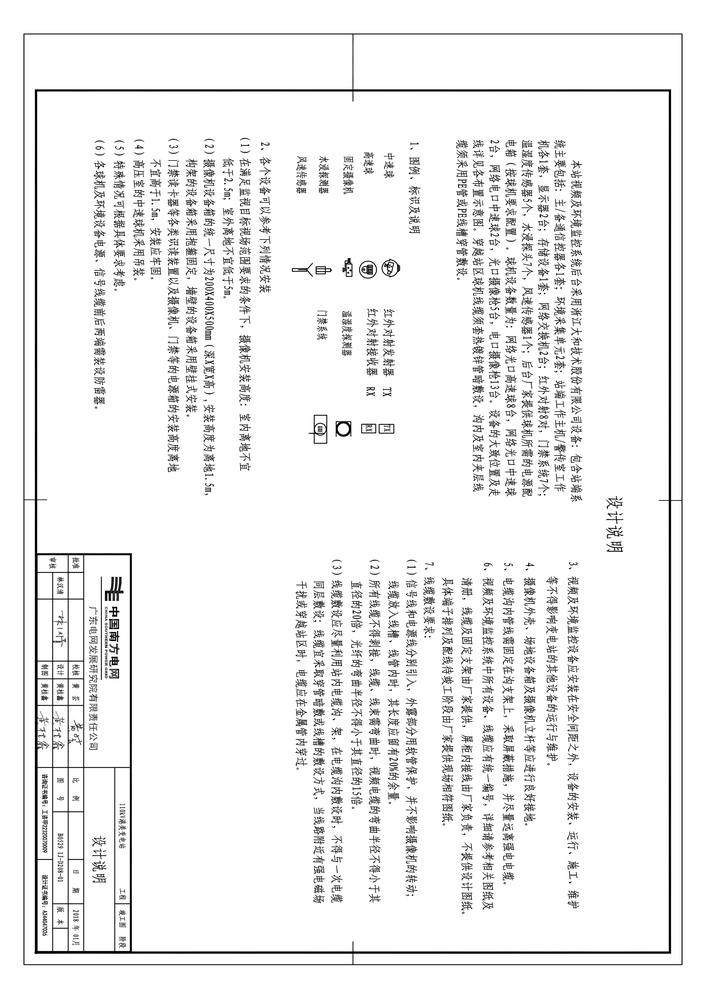
#> input picture imgs/1.png, 706 x 999 px, shrunk from 2975 x 4210 before the run
$ python test2.py
#> lines starting #> are read from the running program, lines starting #| are printed output that depends on the picture
from PIL import Image
img=Image.open('./imgs/1.png')
#> img is the input picture: PIL image 706x999 RGB; min 0, max 255, mean 240.1
w=img.size[0]
#> w = 706
h=img.size[1]
#> h = 999
result=img.crop((0,0,w*0.5,h*0.5))
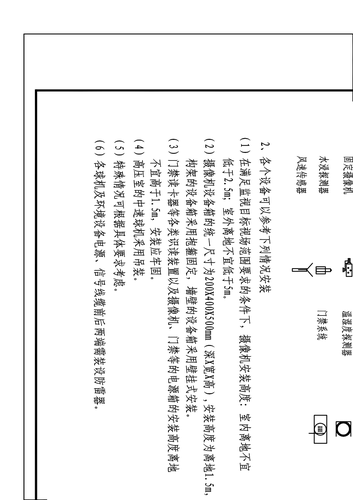
#> result: PIL image 353x500 RGB; min 0, max 255, mean 241.3
result.save('p.png')

$ run again, with imgs/0.png copied over imgs/1.png
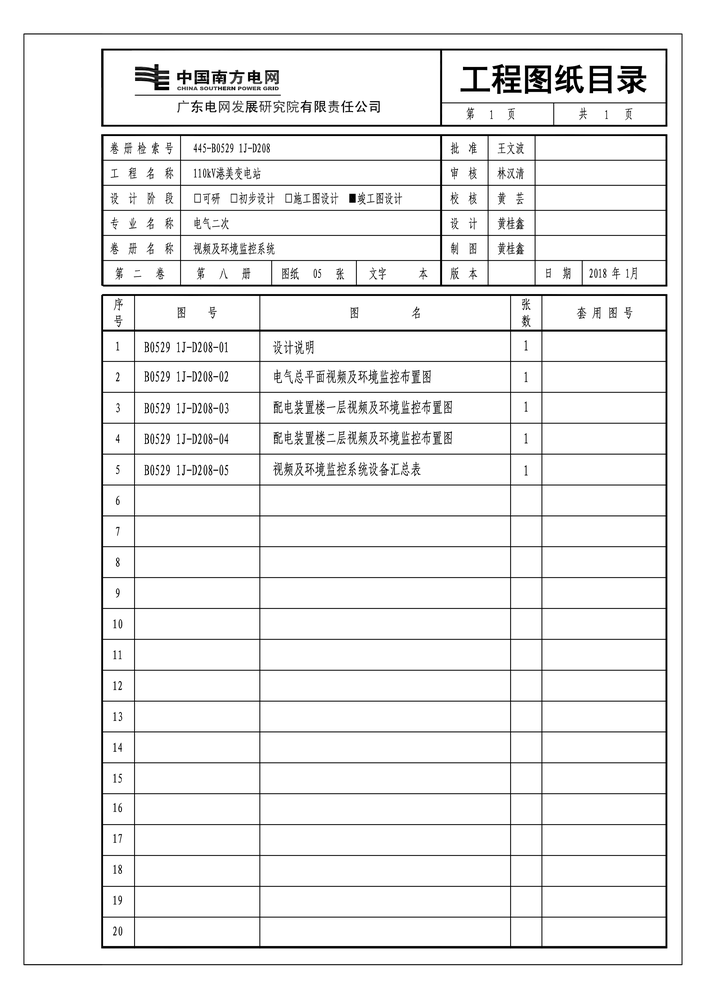
#> input picture imgs/0.png, 706 x 999 px, shrunk from 2975 x 4210 before the run
#> img is the input picture: PIL image 706x999 RGB; min 0, max 255, mean 239.6
#> `result=img.crop((0,0,w*0.5,h*0.5))`:
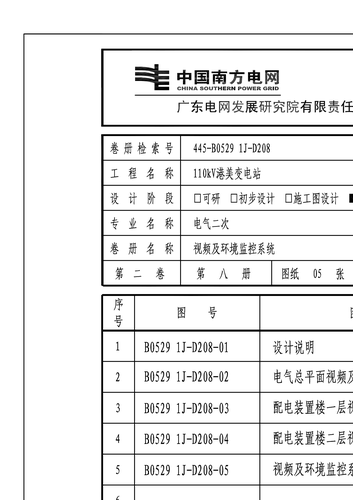
#> result: PIL image 353x500 RGB; min 0, max 255, mean 235

$ run again, with imgs/2.png copied over imgs/1.png
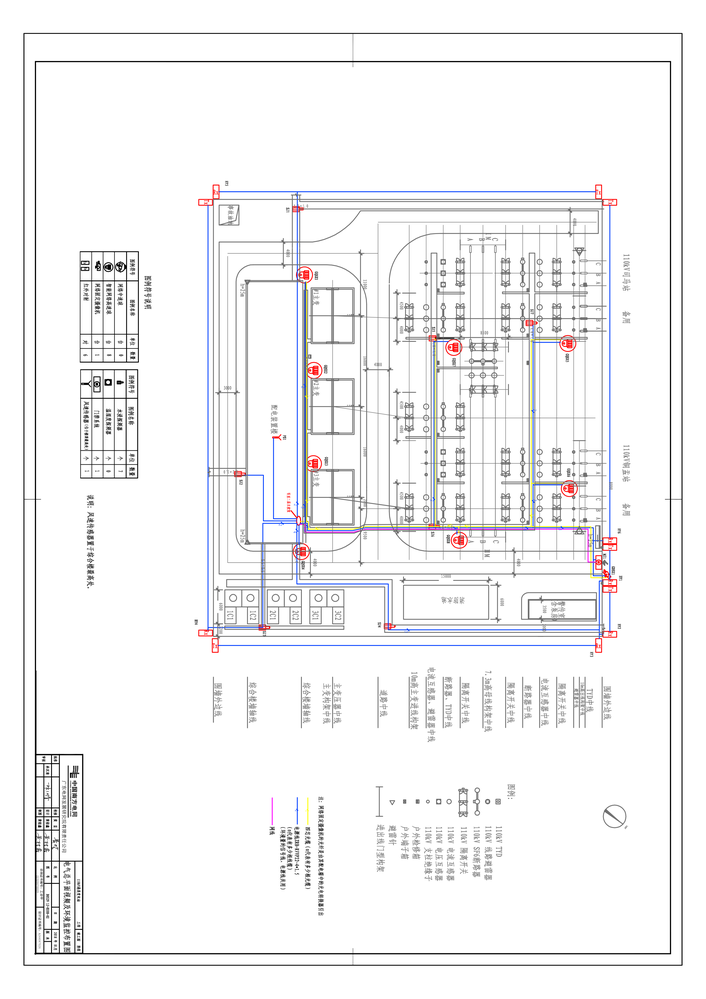
#> input picture imgs/2.png, 706 x 999 px, shrunk from 2975 x 4210 before the run
#> img is the input picture: PIL image 706x999 RGB; mean R, G, B 243.6, 243.2, 244
#> `result=img.crop((0,0,w*0.5,h*0.5))`:
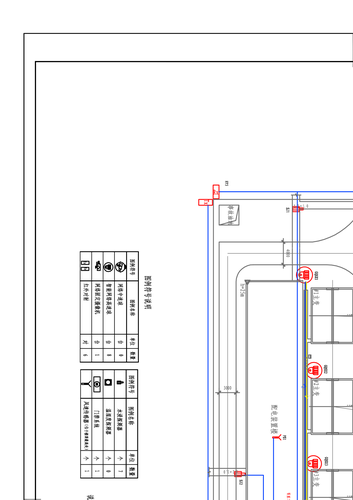
#> result: PIL image 353x500 RGB; mean R, G, B 243.6, 243.3, 244.1

$ run again, with imgs/3.png copied over imgs/1.png
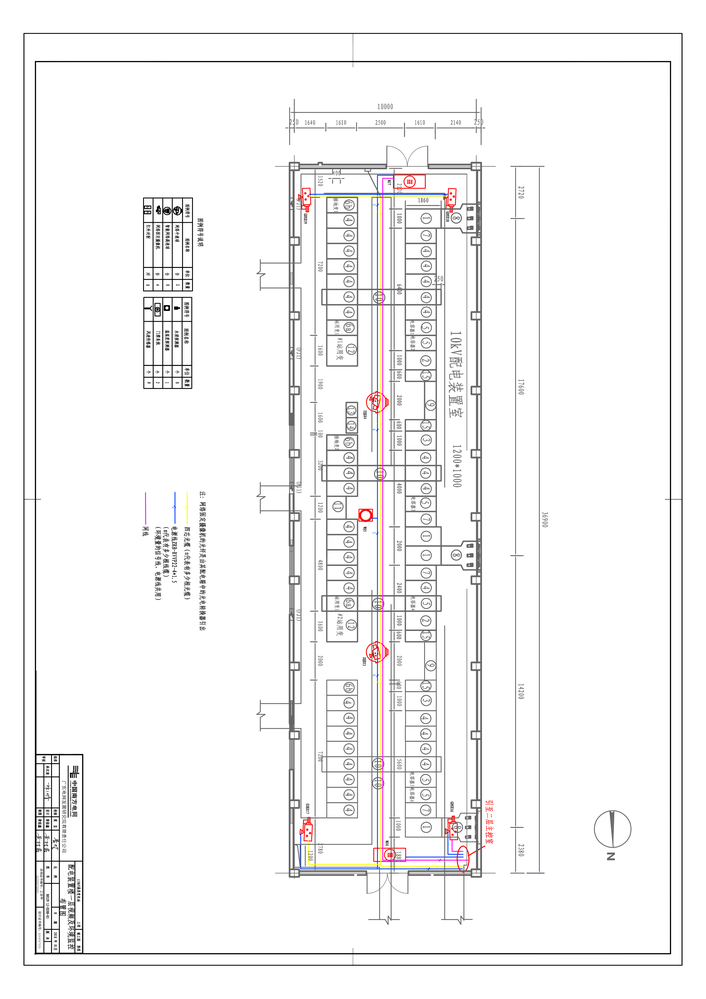
#> input picture imgs/3.png, 706 x 999 px, shrunk from 2975 x 4210 before the run
#> img is the input picture: PIL image 706x999 RGB; mean R, G, B 244.3, 243.7, 243.9
#> `result=img.crop((0,0,w*0.5,h*0.5))`:
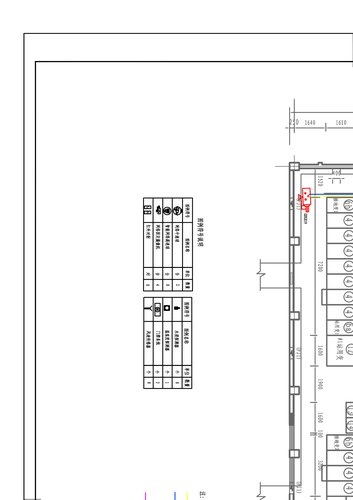
#> result: PIL image 353x500 RGB; mean R, G, B 244.9, 244.8, 244.8
